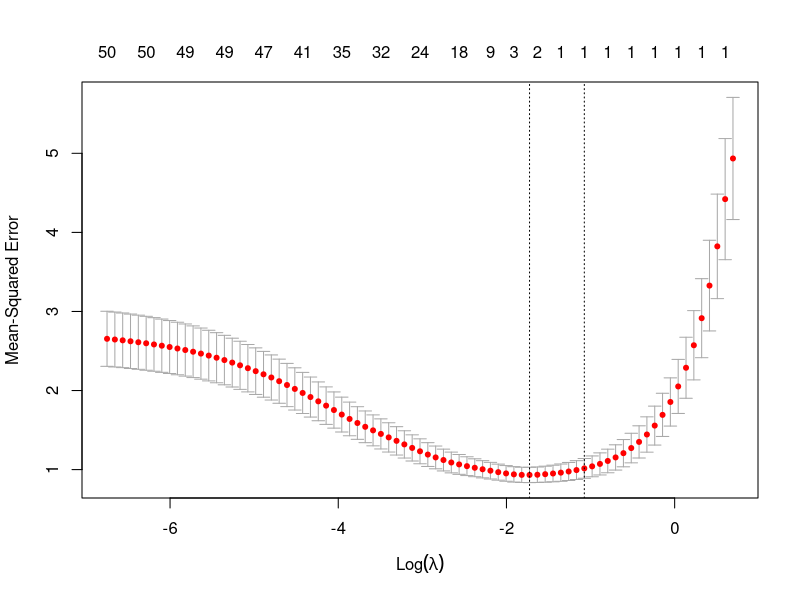
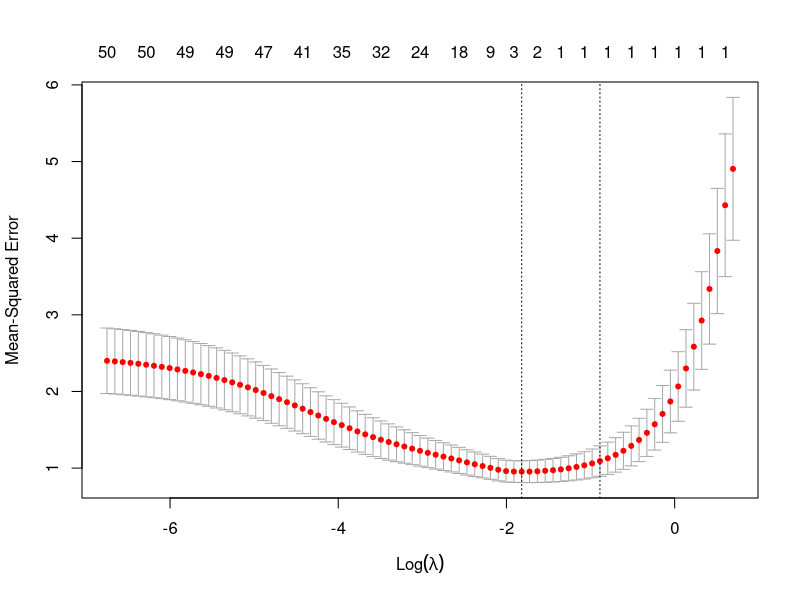

The R script that drew these images, in order:
## Regularization using ridge or LASSO
 library(glmnet)
 
 ### Regularization with random data
 
 ## Create objects for model using random data
 set.seed(541534)
 X <- matrix(rnorm(100*50), 100, 50)
 y <- rnorm(100)
 y <- rnorm(100, 2*X[, 31])
 
 
 # Fit LASSO regression model (default)
 mod_lasso <- cv.glmnet(X, y)
 
 # Fit ridge regression model (default)
 mod_ridge <- cv.glmnet(X, y, alpha = 0)
 
 # Fit blended model (default)
 mod_blend <- cv.glmnet(X, y, alpha = .2)
 
 ## Plot coefficients relatve to different lambda values
 plot(mod_lasso)
 
 coef(mod_lasso)
 
 ## Perform cross-validation on model
 mod_cv <- cv.glmnet(X, y, nlambda = 100, maxit = 1000, type.measure = "mse")
 
 ## Plot change in MSE
 plot(mod_cv)
 
 ## Find specific lambda values
 mod_cv$lambda.min
 mod_cv$lambda.1se
 
 ## Coefficients associated with selected lambda (mod_cv$lambda.1se)
 coef(mod_cv)
 
 
# End script
 